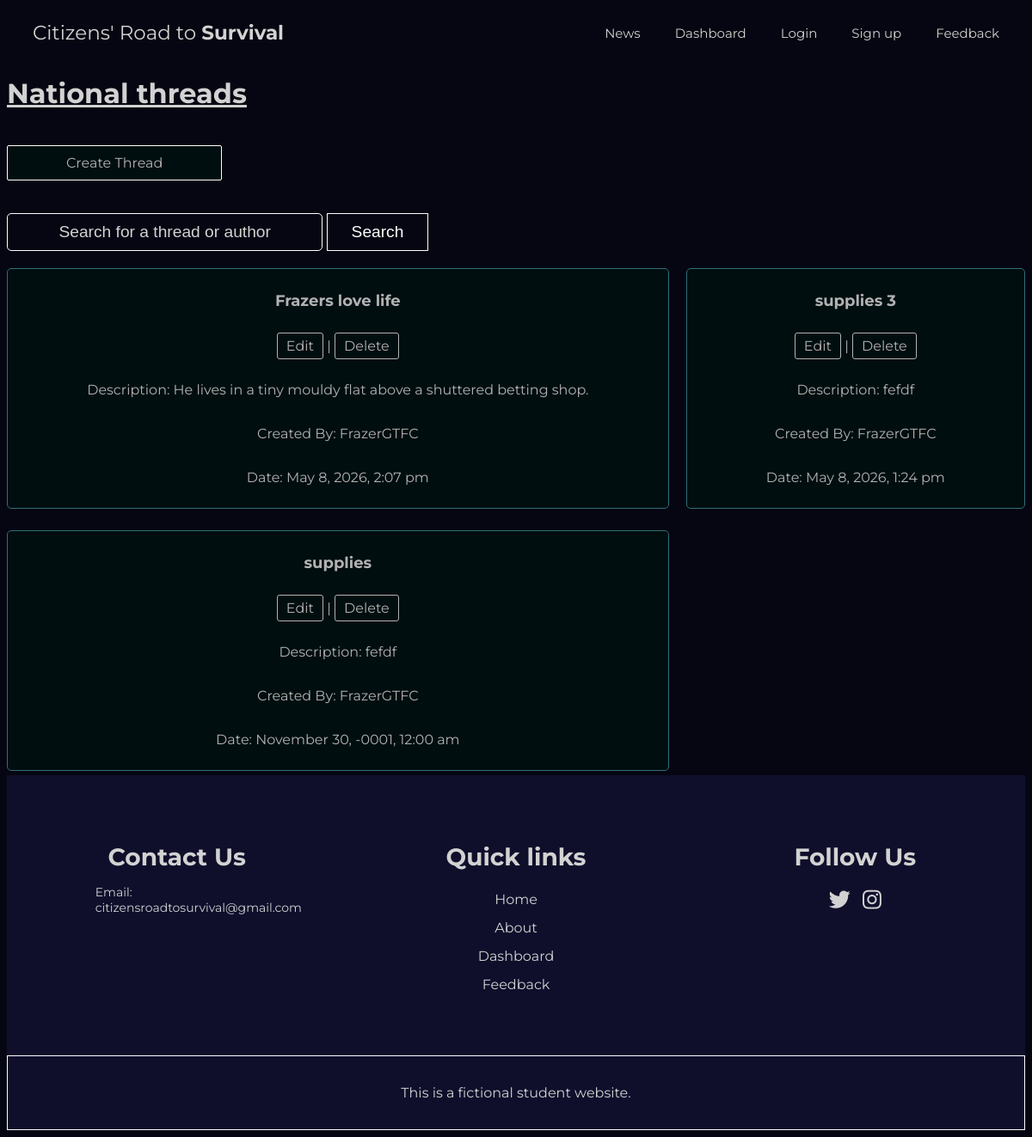
The page /threads.php (signed in) on the database as committed earlier.
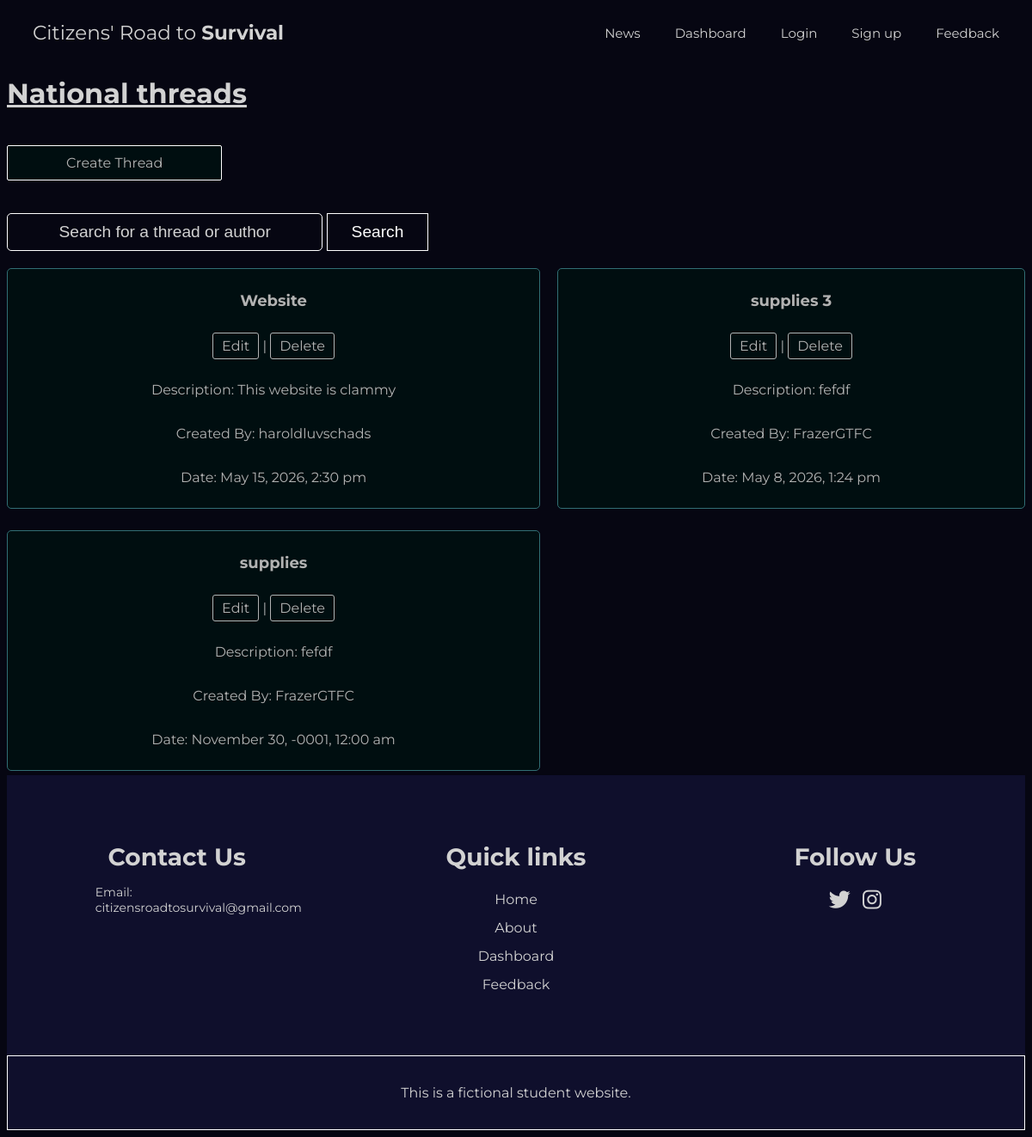
The same page on the database as committed later.
### tables this page shows
CREATE TABLE `threads` (
  `id` int(11) NOT NULL,
  `title` text NOT NULL,
  `description` text NOT NULL,
  `content` text NOT NULL,
  `username` text NOT NULL,
  `time_created` timestamp NOT NULL DEFAULT current_timestamp() ON UPDATE current_timestamp()
);

### threads.php (the view, shortened to what this page needs)
<?php
include 'connectdb.php';
$logged_in = $_SESSION['logged_in'] ?? false;
$role = $_SESSION['role'] ?? '';
$threads = [];
if (empty($news)) {
    $stmt = $conn->prepare("SELECT * FROM threads ORDER BY time_created DESC");
    $stmt->execute();
    $result = $stmt->get_result();
    while ($row = $result->fetch_assoc()) {
        $threads[] = $row;
    }
}
?>
<!DOCTYPE html>
<html lang="en">
<head>
    <link rel="stylesheet" href="listnews.css">
    <link rel="stylesheet" href="main.css">
    <link rel="stylesheet" href="https://cdnjs.cloudflare.com/ajax/libs/font-awesome/6.5.0/css/all.min.css">
</head>
<body>
    <header class="header">
        <div class="header_content">
            <a href="index.php" class="logo">Citizens' Road to&nbsp;<b>Survival</b></a>
            <nav class="nav">
                <ul class="nav_list">
                    <li class="nav_item"> <a href="list_articles.php" class="nav_link">News</a></li>
                    <li class="nav_item"> <a href="dashboard.php" class="nav_link">Dashboard</a></li>
                    <li class="nav_item"> <a href="login.php" class="nav_link">Login</a></li>
                    <li class="nav_item"> <a href="signup.php" class="nav_link">Sign up</a></li>
                    <li class="nav_item"> <a href="feedback.php" class="nav_link">Feedback</a></li>
                </ul>
            </nav>
        </div>
    </header>
<h1 class="title"><u>National threads</u></h1>
<br>
<?php
if ($logged_in) {
    echo '<a href="thread_upload.php" class="btn">Create Thread</a>';
}
?>
<br> <br>
<br>
    <div class="search-button">
        <form method='POST'>
            <input type="text" class="search-btn" placeholder="Search for a thread or author" name="search">
            <button name="submit">Search</button>
        </form>
    </div>
    <div class="posts-container">
        <?php
        if (!empty($threads)) {
            foreach ($threads as $row) {
                echo '<section class="newsCard">';
                echo '<p><a class=article-title href="retrieve_thread.php?id=' . htmlspecialchars($row['id']) . '">' .  '<b>', htmlspecialchars($row['title']) . '</b>' , '</a></p>';
                if($role == 'admin'){
                    echo '<p class="edit-delete">
                        <a class =edit-btn href="edit_thread.php?id=' . htmlspecialchars($row['id']) . '">Edit</a> |
                        <a class=delete-btn onclick="return confirm(\'Do You Really Want To Delete This?\')" href="delete_thread.php?id=' . htmlspecialchars($row['id']) . '">Delete</a>
                    </p>';
                }
                echo '<p>Description: ' . htmlspecialchars($row['description']) . '</p>';
                echo '<p>Created By: ' . htmlspecialchars($row['username']) . '</p>';
                echo '<p>Date: ' . date("F j, Y, g:i a", strtotime($row['time_created'])) . '</p>';
                echo '</section>';
            }
        } else {
            echo "<p>No articles found.</p>";
        }
        ?>
    </div>
    <footer>
        <div class="f-container">
            <div class="footer-content">
                <h3>Contact Us</h3>
                <p>Email: citizensroadtosurvival@gmail.com</p>
            </div>
            <div class="footer-content">
                <h3> Quick links</h3>
                <ul class="f-list">
                    <li><a href="index.php">Home</a></li>
                    <li><a href="about.html">About</a></li>
                    <li><a href="dashboard.php">Dashboard</a></li>
                    <li><a href="feedback.php">Feedback</a></li>
                </ul>
            </div>
            <div class="footer-content">
                <h3>Follow Us</h3>
                <ul class="social-icons">
                    <li><a href="https://x.com/Citizens_RoadTS"><i class="fab fa-twitter"></i></a></li>
                    <li><a href="https://www.instagram.com/citizensroadtosurvival/"><i class="fab fa-instagram"></i></a></li>
                </ul>
            </div>
        </div>
        <div class="bottom-bar">
            <p>This is a fictional student website.</p>
        </div>
    </footer>
</body>
</html>

### listnews.css (style rules this page uses)
.search-btn { text-align: center; border: 1px solid white; padding: 10px 69px; border-radius: 5px; cursor: pointer; color: #d2d2d2; text-decoration: none; background-color: transparent; display: inline-block; font-size: 120%; transition-duration: 0.4s; }
.search-button input { padding-left: 5%; padding-right: 5%; font-size: larger; border: 1px solid white; }
.search-button ::placeholder { color: #d2d2d2; }
.search-button button { text-align: center; padding: 10px 28px; border: 1px solid white; background-color: transparent; cursor: pointer; text-decoration: none; display: inline-block; font-size: 120%; transition-duration: 0.4s; color: white; }
.posts-container { display: grid; grid-template-columns: auto auto; gap: 20px; margin-top: 20px; max-width: 100%; }
.newsCard { border: 1px solid #316E74; padding: 10px; border-radius: 5px; background-color: #000E10; color: #b2b2b2; display: flex; flex-direction: column; overflow: hidden; text-align: center; align-items: center; margin-bottom: 5px; }
.article-title { font-size: 18px; text-decoration: none; margin-top: 10px; }
.edit-btn, .delete-btn { text-decoration: none; color: #b2b2b2; padding: 5px 10px; border: 1px solid #b2b2b2; border-radius: 3px; transition-duration: 0.4s; }

### main.css (style rules this page uses)
* { box-sizing: border-box; }
body { font-family: "Montserrat", sans-serif; font-optical-sizing: auto; font-weight: weight; font-style: normal; background-color: #060612; color: #D2D2D2; overflow-x: hidden; }
nav { margin: 0; padding: 0; }
ul { list-style: none; }
.nav { transition: all 0.4s ease-in-out; }
a { text-decoration: none; color: inherit; }
.logo { color: #D2D2D2; font-size: 23px; }
.header { position: relative; width: 100%; top: 0; }
.header_content { display: flex; align-items: center; justify-content: space-between; padding: 0 30px; min-height: 60px; }
.nav_list { display: flex; column-gap: 40px; }
.nav_link { color: #D2D2D2; font-size: 15px; transition: all 0.4s; }
footer { background-color: #0F0F2C; padding-top: 50px; }
.f-container { max-width: 100%; margin: auto; display: flex; justify-content: center; }
.footer-content { width: 33.3%; }
.footer-content h3 { font-size: 28px; margin-bottom: 15px; text-align: center; }
.footer-content p { width: 190px; margin: auto; font-size: 14px; }
.footer-content ul { text-align: center; }
.f-list { padding: 0; }
.f-list li { width: auto; text-align: center; list-style-type: none; padding: 7px; position: relative; }
.f-list li::before { content: ""; position: absolute; left: 50%; top: 100%; transform: translate(-50%, -50%); width: 0; height: 2px; background: #316E74; transition-duration: 0.4s; }
.social-icons { text-align: center; padding: 0; }
.social-icons li { display: inline-block; text-align: center; padding: 5px; }
.social-icons i { color: #D2D2D2; font-size: 25px; }
.bottom-bar { background-color: #0F0F2C; padding: 10px 0; text-align: center; margin-top: 50px; border: 1px solid #ffffff; }
.bottom-bar p { font-size: 14px; color: #D2D2D2; font-size: 16px; padding: 7px; }
.read-more-btn, .btn { text-align: center; background-color: #000E10; border: 1px solid white; color: #b2b2b2; font-family: "Montserrat", sans-serif; padding: 10px 68px; align-items: center; border-radius: 2px; display: inline-block; margin-right: 0; margin-left: 0; transition: all 0.4s; cursor: pointer; }
form { font-family: "Montserrat", sans-serif; }

Rows that differ between the two databases and show on the page:
removed threads: title "Frazers love life", description "He lives in a tiny mouldy flat above a shuttered betting shop.", username "FrazerGTFC", time_created "May 8, 2026, 2:07 pm"
added threads: title "Website", description "This website is clammy", username "haroldluvschads", time_created "May 15, 2026, 2:30 pm"
